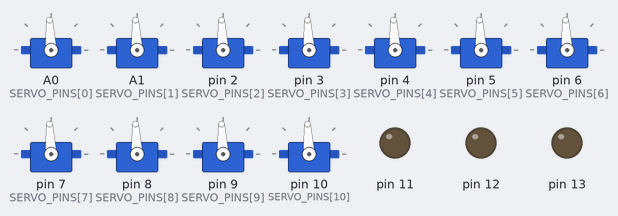
Recording of a sketch running on a simulated Arduino Uno, built with avr-gcc and run on an emulated ATmega328P. On the bench: 11 × servo, output pins drawn as LEDs (lit = HIGH). What the sketch prints to the serial monitor is not drawn.

Above: at 0.1 s.
Timing chart, 0 to 25.2 s (numbered marks = the images above):
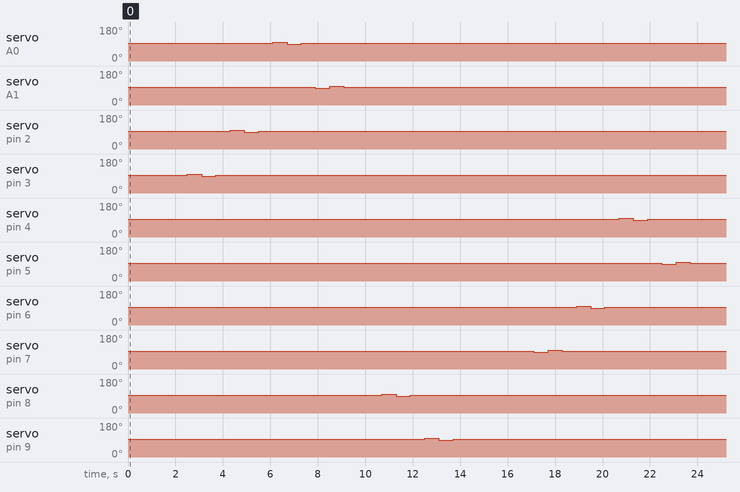

The sketch:

ThreePuppets_return0.ino
```cpp
#include <Servo.h>

// 当前接线：鸟眼皮 A0/A1、眼球 D2/D3；狗 D4-D7；老鼠 D8-D10。
// D0/D1 留给串口。115200 波特率，发送 T 或 t 再运行一轮。
// 上电/复位自动执行一次，结束后全部保持回正。
const byte SERVO_COUNT = 11;
Servo servos[SERVO_COUNT];

// 顺序：鸟左眼皮、鸟右眼皮、鸟上下、鸟左右、
//       狗左眼皮、狗右眼皮、狗上下、狗左右、
//       老鼠左右、老鼠眼皮、老鼠抬头低头。
const byte SERVO_PINS[SERVO_COUNT] = {A0, A1, 2, 3, 4, 5, 6, 7, 8, 9, 10};

// 回正使用安装中位。老鼠尚无实测中位记录，暂用 1500；可逐项修改。
const int CENTER_US[SERVO_COUNT] = {
  1500, 1500, 1500, 1500,
  1500, 1500, 1500, 1500,
  1500, 1500, 1500
};

// 每次只测试一个舵机，其他舵机保持中位。
// 顺序：鸟左右、上下、左眼皮、右眼皮；
//       老鼠左右、眼皮、抬头低头；狗左右、上下、左眼皮、右眼皮。
const byte TEST_ORDER[SERVO_COUNT] = {3, 2, 0, 1, 8, 9, 10, 7, 6, 4, 5};
const char* const TEST_NAMES[SERVO_COUNT] = {
  "Bird yaw", "Bird pitch", "Bird left lid", "Bird right lid",
  "Mouse yaw", "Mouse lid", "Mouse head",
  "Dog yaw", "Dog pitch", "Dog left lid", "Dog right lid"
};
// 第一侧的方向；鸟/狗沿用已记录的左、上、闭眼方向。
// 老鼠方向未校准，先做正负小幅测试，不代表已确认实际方向。
const int FIRST_SIGN[SERVO_COUNT] = {1, 1, 1, -1, 1, 1, 1, -1, 1, 1, -1};
const int SWING_US = 50;            // 所有舵机相对中位各动 +/-50 微秒
const unsigned long HOLD_MS = 600;  // 到位后停留
int currentUs[SERVO_COUNT];

// 直接发送目标位置，不插值、不做缓动。
void moveDirectly(byte index, int targetUs) {
  currentUs[index] = targetUs;
  servos[index].writeMicroseconds(targetUs);
  delay(HOLD_MS);
}

void setup() {
  Serial.begin(115200);
  // 未使用的信号端保持低电平；直流电机不执行任何动作。
  for (byte pin = 11; pin <= 13; pin++) {
    digitalWrite(pin, LOW);
    pinMode(pin, OUTPUT);
  }

  // 先预设回正脉宽，再启用所有舵机。
  // 上电时实际位置未知，首次回正速度由舵机自身决定。
  for (byte i = 0; i < SERVO_COUNT; i++) {
    currentUs[i] = CENTER_US[i];
    servos[i].writeMicroseconds(currentUs[i]);
    servos[i].attach(SERVO_PINS[i]);
  }
  delay(2500);

  runRound();
}

void runRound() {
  Serial.println("START: bird -> mouse -> dog");
  for (byte step = 0; step < SERVO_COUNT; step++) {
    byte index = TEST_ORDER[step];
    int center = CENTER_US[index];
    Serial.println(TEST_NAMES[step]);
    moveDirectly(index, center + FIRST_SIGN[step] * SWING_US);
    moveDirectly(index, center - FIRST_SIGN[step] * SWING_US);
    moveDirectly(index, center);
    // 每个角色测试完成后稍作停留。
    if (step == 3 || step == 6 || step == 10) delay(1000);
  }
  // 丢弃动作期间收到的输入，防止积压 T 后连续重跑。
  while (Serial.available() > 0) Serial.read();
  Serial.println("DONE. Send T to run again.");
}

void loop() {
  if (Serial.available() > 0) {
    char key = Serial.read();
    if (key == 'T' || key == 't') runRound();
  }
  // Servo 库持续输出信号，保持回正姿态。
}
```
